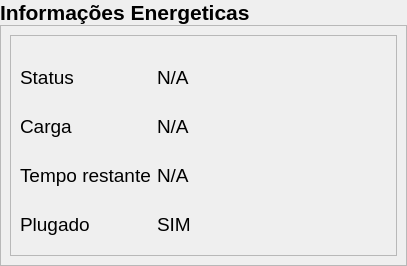
            <widget class="QWidget" name="battery">
             <layout class="QVBoxLayout" name="verticalLayout_8">
              <property name="spacing">
               <number>0</number>
              </property>
              <property name="leftMargin">
               <number>0</number>
              </property>
              <property name="topMargin">
               <number>0</number>
              </property>
              <property name="rightMargin">
               <number>0</number>
              </property>
              <property name="bottomMargin">
               <number>0</number>
              </property>
              <item alignment="Qt::AlignTop">
               <widget class="QLabel" name="label_25">
                <property name="font">
                 <font>
                  <pointsize>16</pointsize>
                  <weight>75</weight>
                  <bold>true</bold>
                 </font>
                </property>
                <property name="text">
                 <string>Informações Energeticas</string>
                </property>
               </widget>
              </item>
              <item>
               <widget class="QFrame" name="frame_9">
                <property name="sizePolicy">
                 <sizepolicy hsizetype="Preferred" vsizetype="Expanding">
                  <horstretch>0</horstretch>
                  <verstretch>0</verstretch>
                 </sizepolicy>
                </property>
                <property name="frameShape">
                 <enum>QFrame::StyledPanel</enum>
                </property>
                <property name="frameShadow">
                 <enum>QFrame::Raised</enum>
                </property>
                <layout class="QVBoxLayout" name="verticalLayout_21">
                 <item>
                  <widget class="QFrame" name="frame_4">
                   <property name="sizePolicy">
                    <sizepolicy hsizetype="Expanding" vsizetype="Expanding">
                     <horstretch>0</horstretch>
                     <verstretch>0</verstretch>
                    </sizepolicy>
                   </property>
                   <property name="frameShape">
                    <enum>QFrame::StyledPanel</enum>
                   </property>
                   <property name="frameShadow">
                    <enum>QFrame::Raised</enum>
                   </property>
                   <layout class="QGridLayout" name="gridLayout_4">
                    <property name="topMargin">
                     <number>20</number>
                    </property>
                    <item row="0" column="1">
                     <widget class="QLabel" name="lb_battery_status">
                      <property name="font">
                       <font>
                        <pointsize>14</pointsize>
                       </font>
                      </property>
                      <property name="text">
                       <string>N/A</string>
                      </property>
                     </widget>
                    </item>
                    <item row="0" column="0">
                     <widget class="QLabel" name="label_26">
                      <property name="font">
                       <font>
                        <pointsize>14</pointsize>
                       </font>
                      </property>
                      <property name="text">
                       <string>Status</string>
                      </property>
                     </widget>
                    </item>
                    <item row="2" column="0">
                     <widget class="QLabel" name="label_28">
                      <property name="font">
                       <font>
                        <pointsize>14</pointsize>
                       </font>
                      </property>
                      <property name="text">
                       <string>Tempo restante</string>
                      </property>
                     </widget>
                    </item>
                    <item row="1" column="0">
                     <widget class="QLabel" name="label_27">
                      <property name="font">
                       <font>
                        <pointsize>14</pointsize>
                       </font>
                      </property>
                      <property name="text">
                       <string>Carga</string>
                      </property>
                     </widget>
                    </item>
                    <item row="1" column="1">
                     <widget class="QLabel" name="lb_battery_Carga">
                      <property name="font">
                       <font>
                        <pointsize>14</pointsize>
                       </font>
                      </property>
                      <property name="text">
                       <string>N/A</string>
                      </property>
                     </widget>
                    </item>
                    <item row="3" column="0">
                     <widget class="QLabel" name="label_29">
                      <property name="font">
                       <font>
                        <pointsize>14</pointsize>
                       </font>
                      </property>
                      <property name="text">
                       <string>Plugado</string>
                      </property>
                     </widget>
                    </item>
                    <item row="3" column="1">
                     <widget class="QLabel" name="lb_battery_plugado">
                      <property name="font">
                       <font>
                        <pointsize>14</pointsize>
                       </font>
                      </property>
                      <property name="text">
                       <string>SIM</string>
                      </property>
                     </widget>
                    </item>
                    <item row="2" column="1">
                     <widget class="QLabel" name="lb_battery_Tempo">
                      <property name="font">
                       <font>
                        <pointsize>14</pointsize>
                       </font>
                      </property>
                      <property name="text">
                       <string>N/A</string>
                      </property>
                     </widget>
                    </item>
                    <item row="0" column="2" rowspan="4">
                     <widget class="roundProgressBar" name="battery_used" native="true">
                      <property name="minimumSize">
                       <size>
                        <width>190</width>
                        <height>190</height>
                       </size>
                      </property>
                      <property name="maximumSize">
                       <size>
                        <width>190</width>
                        <height>190</height>
                       </size>
                      </property>
                     </widget>
                    </item>
                   </layout>
                  </widget>
                 </item>
                </layout>
               </widget>
              </item>
             </layout>
            </widget>
